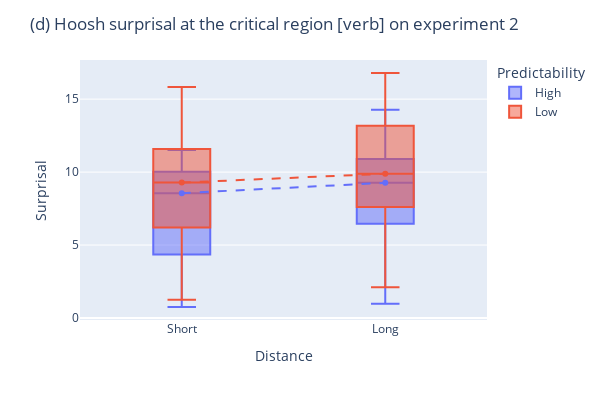

The notebook cell this image was saved under:
### Code cell
df_ex2_hoosh = surprisal_df_from_sentences(ex2_clean_path, surprisal.Hoosh)
get_surprisal_comparison_boxplot(df_ex2_hoosh, title="(d) Hoosh surprisal at the critical region [verb] on experiment 2")

### Figure 1 — Plotly figure (JSON) as saved in the notebook; plotly's stock layout.template omitted (floating-point values rounded to 4 significant figures)
{"data": [{"alignmentgroup": "True", "hovertemplate": "Predictability=High<br>Distance=%{x}<br>Surprisal=%{y}<extra></extra>", "legendgroup": "High", "marker": {"color": "#636efa"}, "name": "High", "notched": false, "offsetgroup": "High", "orientation": "v", "showlegend": true, "type": "box", "x": ["Short", "Long", "Short", "Long", "Short", "Long", "Short", "Long", "Short", "Long", "Short", "Long", "Short", "Long", "Short", "Long", "Short", "Long", "Short", "Long", "Short", "Long", "Short", "Long", "Short", "Long", "Short", "Long", "Short", "Long", "Short", "Long", "Short", "Long", "Short", "Long", "Short", "Long", "Short", "Long", "Short", "Long", "Short", "Long", "Short", "Long", "Short", "Long", "Short", "Long", "Short", "Long", "Short", "Long", "Short", "Long", "Short", "Long", "Short", "Long", "Short", "Long", "Short", "Long"], "x0": " ", "xaxis": "x", "y": [10.33, 10.41, 10.09, 10.97, 2.396, 14.28, 11.33, 4.245, 5.159, 12.82, 11.08, 10.67, 8.486, 8.977, 7.62, 10.06, 4.684, 5.494, 9.935, 10.44, 9.547, 9.513, 9.947, 10.71, 8.808, 6.484, 1.485, 2.222, 3.665, 5.835, 9.601, 8.214, 9.662, 13.03, 5.841, 6.756, 8.631, 6.628, 6.087, 6.453, 4.084, 9.015, 1.268, 2.977, 0.7562, 0.9869, 11.09, 10.94, 2.92, 10.85, 11.52, 11.77, 10.2, 12.17, 4.636, 5.264, 8.778, 10.22, 10.56, 8.128, 1.842, 12.59, 7.969, 8.066], "y0": " ", "yaxis": "y"}, {"alignmentgroup": "True", "hovertemplate": "Probability=Low<br>Distance=%{x}<br>Surprisal=%{y}<extra></extra>", "legendgroup": "Low", "marker": {"color": "#EF553B"}, "name": "Low", "notched": false, "offsetgroup": "Low", "orientation": "v", "showlegend": true, "type": "box", "x": ["Short", "Long", "Short", "Long", "Short", "Long", "Short", "Long", "Short", "Long", "Short", "Long", "Short", "Long", "Short", "Long", "Short", "Long", "Short", "Long", "Short", "Long", "Short", "Long", "Short", "Long", "Short", "Long", "Short", "Long", "Short", "Long", "Short", "Long", "Short", "Long", "Short", "Long", "Short", "Long", "Short", "Long", "Short", "Long", "Short", "Long", "Short", "Long", "Short", "Long", "Short", "Long", "Short", "Long", "Short", "Long", "Short", "Long", "Short", "Long", "Short", "Long", "Short", "Long"], "x0": " ", "xaxis": "x", "y": [10.2, 10.47, 7.715, 7.713, 4.679, 16.49, 10.12, 5.039, 4.397, 15.18, 12.19, 12.82, 10.85, 6.187, 9.135, 9.266, 14.13, 11.92, 8.418, 7.575, 10.26, 9.857, 9.497, 7.451, 4.522, 15.41, 2.7, 7.318, 3.956, 7.643, 14.35, 11.14, 15.54, 16.06, 11.37, 10.76, 11.79, 13.93, 13.36, 8.497, 15.83, 13.19, 8.357, 8.489, 2.533, 4.075, 1.249, 2.106, 10.79, 10.09, 9.429, 9.919, 14.31, 16.79, 8.808, 8.606, 8.445, 8.925, 8.596, 13.17, 8.093, 14.11, 3.298, 3.672], "y0": " ", "yaxis": "y"}, {"hovertemplate": "x=%{x}<br>y=%{y}<extra></extra>", "legendgroup": "", "line": {"dash": "dash"}, "marker": {"color": "#636EFA", "symbol": "circle"}, "mode": "lines+markers", "name": "", "orientation": "v", "showlegend": false, "type": "scatter", "x": ["Short", "Long"], "xaxis": "x", "y": [8.558, 9.264], "yaxis": "y"}, {"hovertemplate": "x=%{x}<br>y=%{y}<extra></extra>", "legendgroup": "", "line": {"dash": "dash"}, "marker": {"color": "#EF553B", "symbol": "circle"}, "mode": "lines+markers", "name": "", "orientation": "v", "showlegend": false, "type": "scatter", "x": ["Short", "Long"], "xaxis": "x", "y": [9.282, 9.888], "yaxis": "y"}], "layout": {"boxgap": 0.6, "boxmode": "overlay", "height": 400, "legend": {"title": {"text": "Predictability"}, "tracegroupgap": 0}, "margin": {"t": 60}, "title": {"text": "(d) Hoosh surprisal at the critical region [verb] on experiment 2"}, "width": 600, "xaxis": {"anchor": "y", "domain": [0, 1], "title": {"text": "Distance"}}, "yaxis": {"anchor": "x", "domain": [0, 1], "title": {"text": "Surprisal"}}}}
